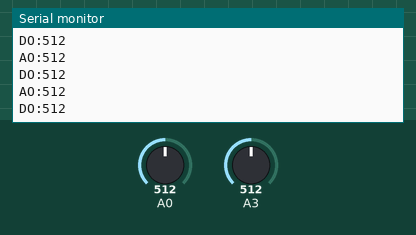
Simulated run of this sketch. Board: Arduino Uno, built with avr-gcc and run on an emulated ATmega328P. Shown: the last lines printed to the serial monitor. Inputs (shaded band) come from the test bench; at power-on: A0 = 512, A3 = 512.

Above: at 1.2 s.
1.3 s: A0 set to 716
At 1.92 s:
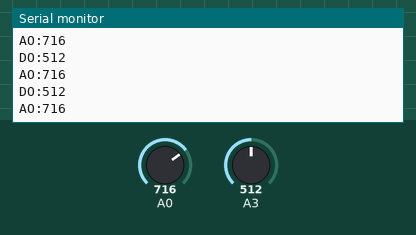
2.8 s: A3 set to 716
At 2.83 s:
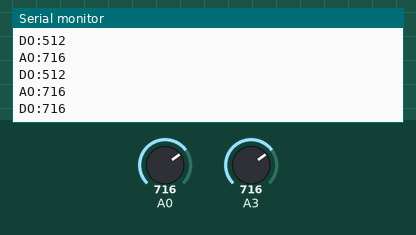
4.3 s: A0 set to 900
At 4.34 s:
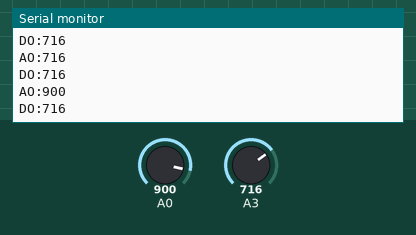
5.8 s: A3 set to 900
At 5.85 s:
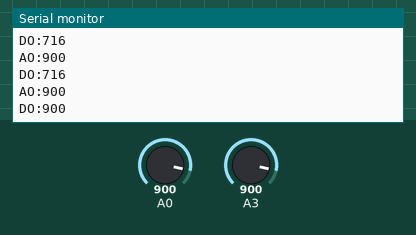
Timing chart, 0 to 8.3 s (numbered marks = the images above; inputs shaded):
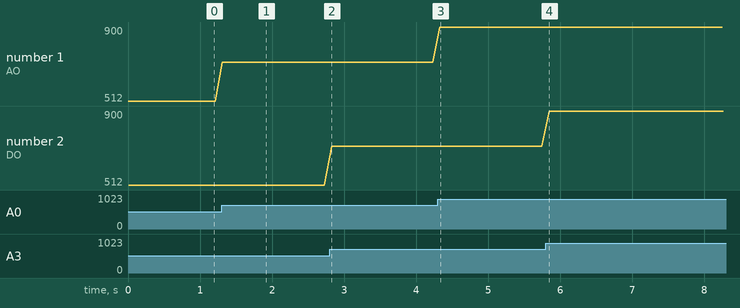

The sketch:

sound_value.ino
```cpp
void setup()
{
  Serial.begin(9600); // open serial port, set the baud rate at 9600 bps
}
void loop()
{
   int AOval,DOval;
   AOval=analogRead(0);   //connect mic sensor to Analog 0
   Serial.print("AO:");
   Serial.println(AOval,DEC);// print the sound value on serial monitor
   DOval=analogRead(3);
   Serial.print("DO:");
   Serial.println(DOval,DEC);
   delay(100);
}
```

Measured:
- after the input at 1.3 s, the serial monitor: prints a new line at once (image 1)
- after the input at 2.8 s, the serial monitor: prints a new line at once (image 2)
- after the input at 4.3 s, the serial monitor: prints a new line at once (image 3)
- after the input at 5.8 s, the serial monitor: prints a new line at once (image 4)
- plotted number 1: 512 → 716 after the input at 1.3 s, 716 → 900 after the input at 4.3 s
